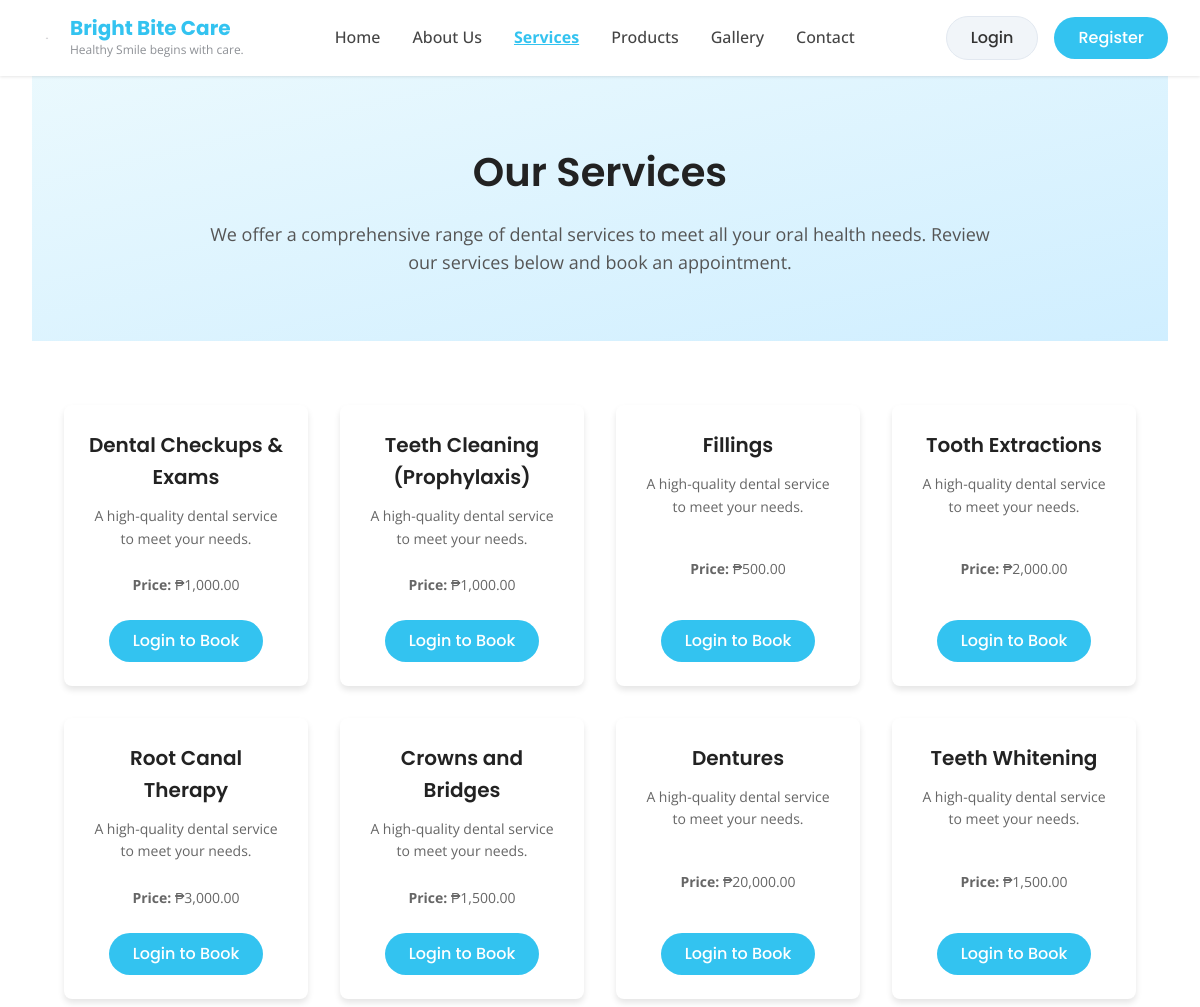
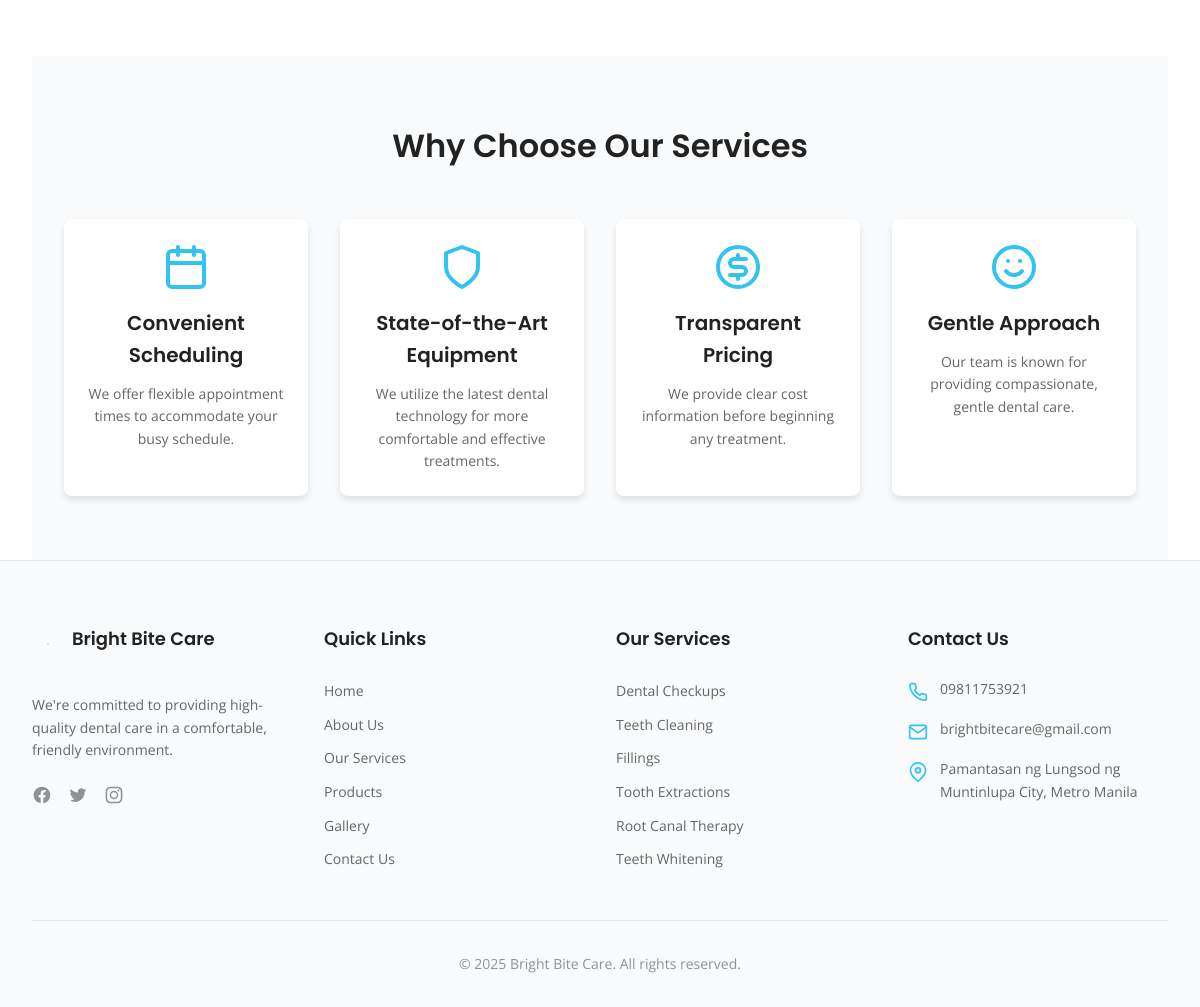
/services.php, run on the app's committed database (2 pictures, top to bottom).
### tables this page shows
CREATE TABLE `services` (
  `id` int(11) NOT NULL,
  `name` varchar(100) NOT NULL,
  `price` decimal(10,2) NOT NULL
);

### services.php (the view, shortened to what this page needs)
<?php
require_once "includes/db_connection.php";
include "includes/header.php";
$services_sql = "SELECT id, name, price FROM services";
$services_result = null;
if ($conn) {
    $services_result = $conn->query($services_sql);
} else {
    error_log("Database connection is not available in services.php");
    echo '<div class="container" style="margin-top: 1rem; margin-bottom: 1rem;"><div class="alert alert-danger">Could not connect to the services catalog. Please try again later.</div></div>';
}
$services_data = [];
if ($services_result && $services_result->num_rows > 0) {
    while ($row = $services_result->fetch_assoc()) {
        $services_data[] = $row;
    }
}
?>
<section class="services-hero">
            <div class="container">
                <h1>Our Services</h1>
                <p>We offer a comprehensive range of dental services to meet all your oral health needs. Review our services below and book an appointment.</p>
            </div>
        </section>
<section class="services-grid">
    <div class="container">
        <div class="services-list">
            <?php if (!empty($services_data)): ?>
                <?php foreach ($services_data as $service): ?>
                    <div class="service-card">
                        <h3><?php echo htmlspecialchars($service['name']); ?></h3>
                        <p>A high-quality dental service to meet your needs.</p>
                        <p><strong>Price:</strong> ₱<?php echo number_format($service['price'], 2); ?></p>
                        <div class="service-btn">
                            <?php if (isset($_SESSION['user_id'])): ?>
                                <form action="create_appointment.php" method="POST">
                                    <input type="hidden" name="service_id" value="<?php echo $service['id']; ?>">
                                    <button type="submit" name="book_service" class="btn btn-primary">Book Us Now</button>
                                </form>
                            <?php else: ?>
                                <a href="login.php" class="btn btn-primary">Login to Book</a>
                            <?php endif; ?>
                        </div>
                    </div>
                <?php endforeach; ?>
            <?php elseif ($conn): ?>
                <p>No services found in the catalog at this time.</p>
            <?php else: ?>
                 <p>There was an issue loading services. Please try refreshing the page.</p>
            <?php endif; ?>
        </div>
    </div>
</section>
        <section class="why-choose-us">
            <div class="container">
                <h2>Why Choose Our Services</h2>
                <div class="benefits-grid">
                    <div class="benefit-card">
                        <div class="benefit-icon">
                        </div>
                        <h3>Convenient Scheduling</h3>
                        <p>We offer flexible appointment times to accommodate your busy schedule.</p>
                    </div>
                    <div class="benefit-card">
                        <div class="benefit-icon">
                            <svg xmlns="http://www.w3.org/2000/svg" viewBox="0 0 24 24" fill="none" stroke="currentColor" stroke-width="2" stroke-linecap="round" stroke-linejoin="round">
                                <path d="M12 22s8-4 8-10V5l-8-3-8 3v7c0 6 8 10 8 10z"></path>
                            </svg>
                        </div>
                        <h3>State-of-the-Art Equipment</h3>
                        <p>We utilize the latest dental technology for more comfortable and effective treatments.</p>
                    </div>
                    <div class="benefit-card">
                        <div class="benefit-icon">
                        </div>
                        <h3>Transparent Pricing</h3>
                        <p>We provide clear cost information before beginning any treatment.</p>
                    </div>
                    <div class="benefit-card">
                        <div class="benefit-icon">
                        </div>
                        <h3>Gentle Approach</h3>
                        <p>Our team is known for providing compassionate, gentle dental care.</p>
                    </div>
                </div>
            </div>
        </section>
<?php include "includes/footer.php"; ?>

### includes/header.php (shortened to what this page needs)
<?php
$current_page = basename($_SERVER['PHP_SELF']);
?>
<!DOCTYPE html>
<html lang="en">
<head>
  <link rel="stylesheet" href="styles.css">
</head>
<body>
  <header class="header">
    <div class="container">
      <div class="header-content">
        <a href="index.php" class="logo-container">
          <div class="logo-icon">
            <img src="logo.png" alt="Bright Bite Care Logo" class="logo-image">
          </div>
          <div class="logo-text">
            <h1>Bright Bite Care</h1>
            <p>Healthy Smile begins with care.</p>
          </div>
        </a>
        <nav class="desktop-nav">
          <a href="index.php" <?php if($current_page == 'index.php') echo 'class="active"'; ?>>Home</a>
          <a href="about.php" <?php if($current_page == 'about.php') echo 'class="active"'; ?>>About Us</a>
          <a href="services.php" <?php if($current_page == 'services.php') echo 'class="active"'; ?>>Services</a>
          <a href="products.php" <?php if($current_page == 'products.php') echo 'class="active"'; ?>>Products</a>
          <a href="gallery.php" <?php if($current_page == 'gallery.php') echo 'class="active"'; ?>>Gallery</a>
          <a href="contactus.php" <?php if($current_page == 'contactus.php') echo 'class="active"'; ?>>Contact</a>
        </nav>
        <div class="auth-buttons">
          <?php
          if (isset($_SESSION['user_id'])): ?>
            <span class="welcome-user">Hi, <?php echo htmlspecialchars($_SESSION['user_name']); ?>!</span>
            <a href="logout.php" class="btn btn-outline">Logout</a>
          <?php else: ?>
            <a href="login.php" class="btn btn-outline <?php if($current_page == 'login.php') echo 'active'; ?>">Login</a>
            <a href="register.php" class="btn btn-primary <?php if($current_page == 'register.php') echo 'active'; ?>">Register</a>
          <?php endif; ?>
        </div>
      </div>
    </div>
  </header>
  <div class="main-container container">

### includes/footer.php (shortened to what this page needs)
  </div>
  <footer class="footer">
    <div class="container">
      <div class="footer-content">
        <div class="footer-section">
          <div class="footer-logo">
            <div class="logo-icon small">
              <img src="logo.png" alt="Bright Bite Care Logo" class="logo-image">
            </div>
            <h3>Bright Bite Care</h3>
          </div>
          <p>We're committed to providing high-quality dental care in a comfortable, friendly environment.</p>
          <div class="social-links">
            <a href="#" aria-label="Facebook">
            </a>
            <a href="#" aria-label="Twitter">
            </a>
            <a href="#" aria-label="Instagram">
            </a>
          </div>
        </div>
        <div class="footer-section">
          <h3>Quick Links</h3>
          <ul class="footer-links">
            <li><a href="index.php">Home</a></li>
            <li><a href="about.php">About Us</a></li>
            <li><a href="services.php">Our Services</a></li>
            <li><a href="products.php">Products</a></li>
            <li><a href="gallery.php">Gallery</a></li>
            <li><a href="contactus.php">Contact Us</a></li>
          </ul>
        </div>
        <div class="footer-section">
          <h3>Our Services</h3>
          <ul class="footer-links">
            <li><a href="services.php">Dental Checkups</a></li>
            <li><a href="services.php">Teeth Cleaning</a></li>
            <li><a href="services.php">Fillings</a></li>
            <li><a href="services.php">Tooth Extractions</a></li>
            <li><a href="services.php">Root Canal Therapy</a></li>
            <li><a href="services.php">Teeth Whitening</a></li>
          </ul>
        </div>
        <div class="footer-section">
          <h3>Contact Us</h3>
          <ul class="contact-list">
            <li>
              <span>09811753921</span>
            </li>
            <li>
              <span>brightbitecare@gmail.com</span>
            </li>
            <li>
              <svg xmlns="http://www.w3.org/2000/svg" viewBox="0 0 24 24" fill="none" stroke="currentColor" stroke-width="2" stroke-linecap="round" stroke-linejoin="round" class="contact-icon">
                <path d="M21 10c0 7-9 13-9 13s-9-6-9-13a9 9 0 0 1 18 0z"></path>
                <circle cx="12" cy="10" r="3"></circle>
              </svg>
              <span>Pamantasan ng Lungsod ng Muntinlupa City, Metro Manila</span>
            </li>
          </ul>
        </div>
      </div>
      <div class="footer-bottom">
        <p>&copy; <span id="current-year">2025</span> Bright Bite Care. All rights reserved.</p>
      </div>
    </div>
  </footer>
</body>
</html>

### styles.css (style rules this page uses)
:root { --primary-color: #33C3F0; --primary-hover: #1EAEDB; --text-color: #222222; --text-light: #8E9196; --border-color: #e2e8f0; --bg-light: #f1f5f9; --transition-base: 0.3s ease; --container-width: 1280px; }
* { margin: 0; padding: 0; box-sizing: border-box; }
body { font-family: 'Open Sans', sans-serif; color: var(--text-color); line-height: 1.6; }
h1, h2, h3, h4, h5, h6 { font-family: 'Poppins', sans-serif; font-weight: 600; }
.container { max-width: var(--container-width); margin: 0 auto; padding: 0 2rem; }
a { text-decoration: none; color: inherit; transition: color var(--transition-base); }
.btn { display: inline-block; padding: 0.5rem 1.5rem; border-radius: 9999px; font-weight: 500; font-family: 'Poppins', sans-serif; cursor: pointer; transition: background-color var(--transition-base), color var(--transition-base); }
.btn-primary { background-color: var(--primary-color); color: #fff; }
.btn-outline { border: 1px solid var(--border-color); background-color: var(--bg-light); color: #333; }
.header { position: sticky; top: 0; z-index: 50; background-color: rgba(255, 255, 255, 0.95); backdrop-filter: blur(4px); box-shadow: 0 1px 3px rgba(0, 0, 0, 0.1); }
.header-content { display: flex; align-items: center; justify-content: space-between; padding: 1rem 0; }
.logo-container { display: flex; align-items: center; gap: 0.5rem; text-decoration: none; color: inherit; }
.logo-icon { display: flex; align-items: center; justify-content: center; }
.logo-image { height: 30px; width: 30px; }
.logo-text h1 { font-size: 1.25rem; font-weight: bold; color: var(--primary-color); margin-bottom: 0; line-height: 1.2; }
.logo-text p { font-size: 0.75rem; color: var(--text-light); margin-top: 0; }
.desktop-nav { display: none; }
.auth-buttons { display: none; }
@media (min-width: 768px) { .desktop-nav { display: flex; align-items: center; gap: 2rem; } }
@media (min-width: 768px) { .desktop-nav a { font-weight: 500; color: #444; } }
@media (min-width: 768px) { .auth-buttons { display: flex; align-items: center; gap: 1rem; } }
.footer { background-color: #f9fafb; padding: 4rem 0 2rem; border-top: 1px solid #e5e7eb; }
.footer-content { display: grid; grid-template-columns: 1fr; gap: 2rem; }
@media (min-width: 768px) { .footer-content { grid-template-columns: repeat(2, 1fr); } }
@media (min-width: 1024px) { .footer-content { grid-template-columns: repeat(4, 1fr); } }
.footer-section { display: flex; flex-direction: column; gap: 1rem; }
.footer-logo { display: flex; align-items: center; gap: 0.5rem; margin-bottom: 1rem; }
.logo-icon.small { width: 2rem; height: 2rem; display: flex; align-items: center; justify-content: center; overflow: hidden; }
.logo-icon.small .logo-image { display: block; max-width: 100%; max-height: 100%; width: auto; height: auto; object-fit: contain; }
.footer-section h3 { font-size: 1.125rem; font-weight: 600; margin-bottom: 0.5rem; }
.footer-section p { font-size: 0.875rem; color: #666; }
.social-links { display: flex; gap: 1rem; margin-top: 0.5rem; }
.social-icon { width: 1.25rem; height: 1.25rem; color: #8E9196; transition: color 0.3s ease; }
.footer-links { list-style: none; display: flex; flex-direction: column; gap: 0.5rem; }
.footer-links a { font-size: 0.875rem; color: #666; }
.contact-list { list-style: none; display: flex; flex-direction: column; gap: 1rem; }
.contact-list li { display: flex; align-items: flex-start; gap: 0.75rem; }
.contact-icon { width: 1.25rem; height: 1.25rem; color: #33C3F0; flex-shrink: 0; margin-top: 0.25rem; }
.contact-list span { font-size: 0.875rem; color: #666; }
.footer-bottom { margin-top: 3rem; padding-top: 2rem; border-top: 1px solid #e5e7eb; text-align: center; }
.footer-bottom p { font-size: 0.875rem; color: #8E9196; }

### includes/header.php (style rules this page uses)
.desktop-nav a.active, .mobile-nav a.active { font-weight: bold; color: #33C3F0; text-decoration: underline; }

### data on the page
services: name "Dental Checkups & Exams", price "1,000.00"
services: name "Teeth Cleaning (Prophylaxis)", price "1,000.00"
services: name "Fillings", price "500.00"
services: name "Tooth Extractions", price "2,000.00"
services: name "Root Canal Therapy", price "3,000.00"
services: name "Crowns and Bridges", price "1,500.00"
services: name "Dentures", price "20,000.00"
services: name "Teeth Whitening", price "1,500.00"
